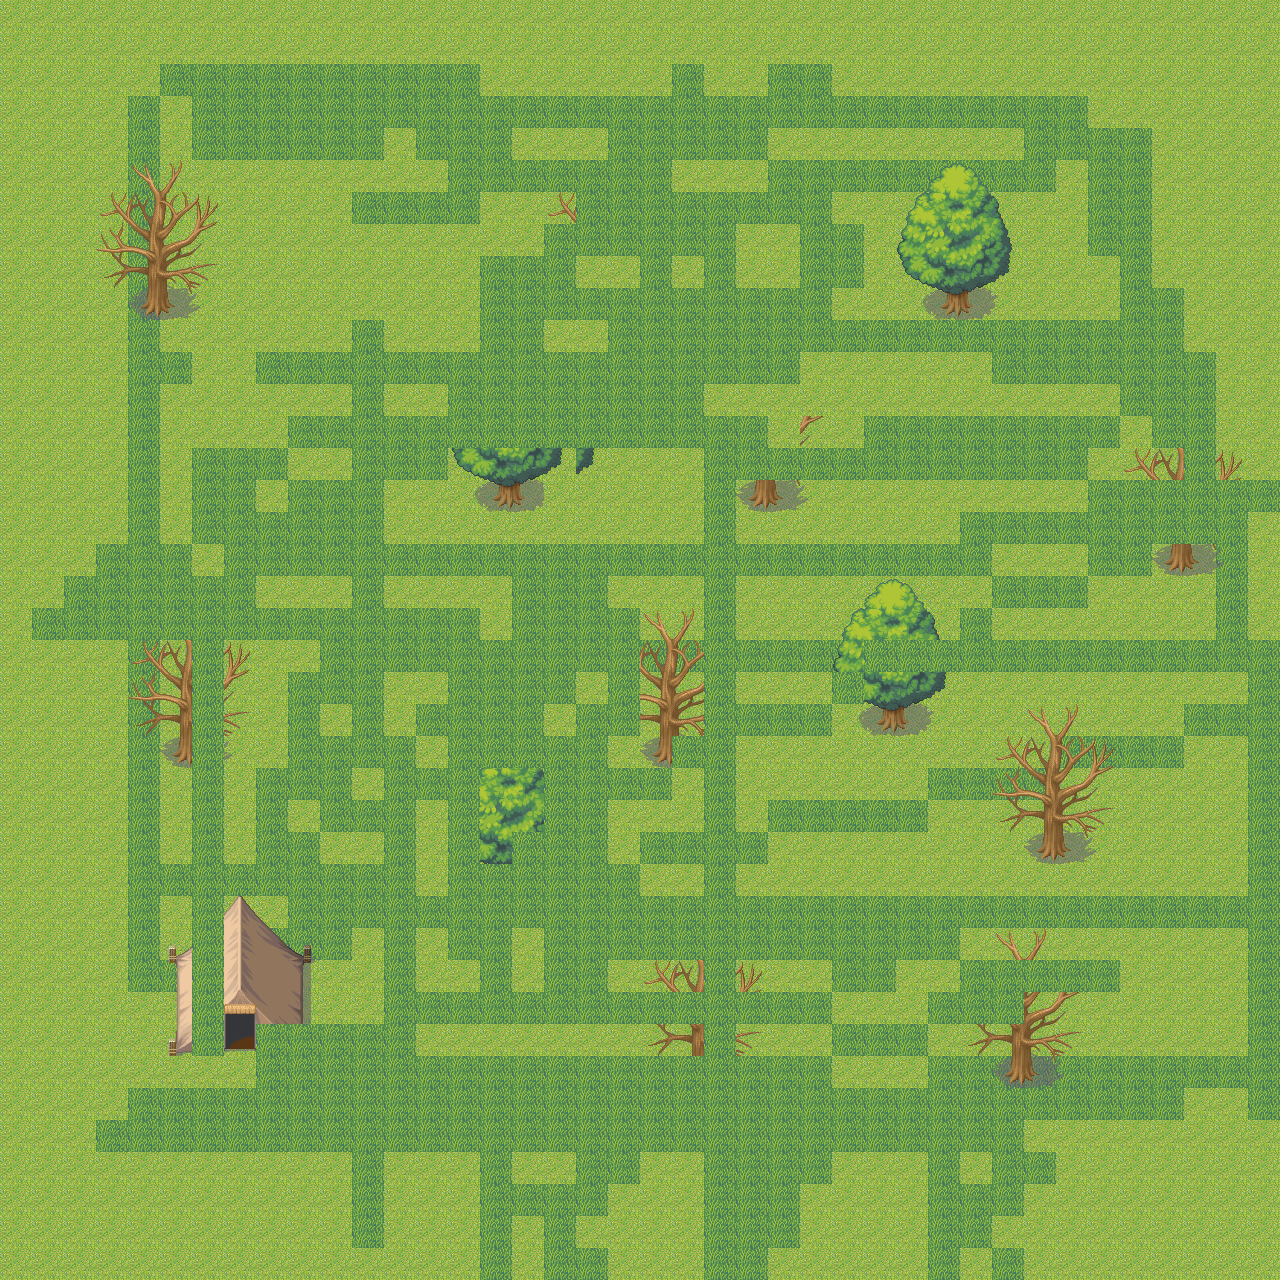

This is a level from a 2D game, rendered from its Tiled map with the project's own tilesets. A one-line summary and the map file follow, with tile-layer data summarised:
An orthogonal 40x40 tile map with 32x32 px tiles, 2 tile layers (Tilelaag 1, Tilelaag 2).

<map version="1.0" orientation="orthogonal" renderorder="right-down" width="40" height="40" tilewidth="32" tileheight="32" nextobjectid="1">
 <tileset firstgid="1" name="001-Grassland01" tilewidth="32" tileheight="32" tilecount="144" columns="8">
  <image source="../sprites/Graphics/Tilesets/001-Grassland01.png" width="256" height="576" />
 </tileset>
 <layer name="Tilelaag 1" width="40" height="40">
  <data>[1600 cells, 1600 non-empty, 2 distinct tile ids]</data>
 </layer>
 <layer name="Tilelaag 2" width="40" height="40">
  <data>[1600 cells, 706 non-empty, 60 distinct tile ids]</data>
 </layer>
</map>
